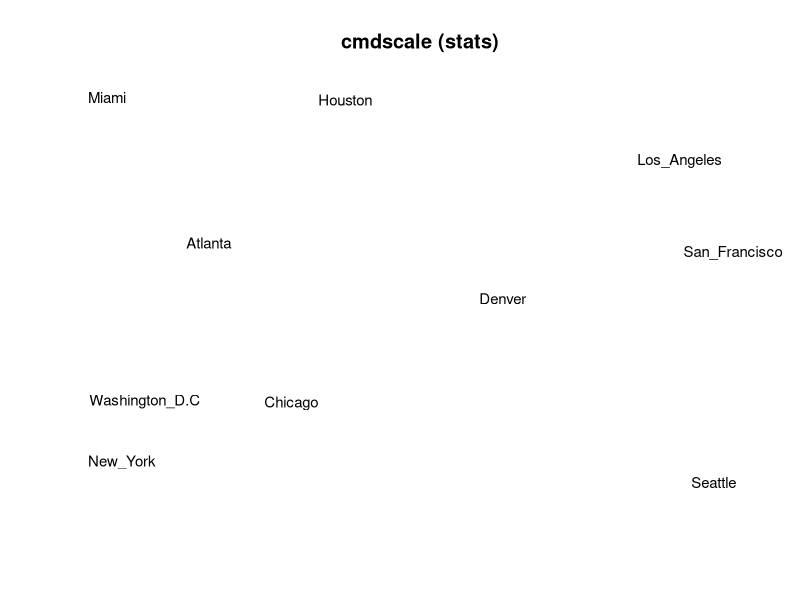

R code for this plot:
# --- Step 1: Create an empty matrix and define its dimensions ---
# The matrix will hold the distance data between 10 U.S. cities.
Air_line_data_2 <- matrix(ncol = 10, nrow = 10)

# Assign city names to the columns and rows
colnames(Air_line_data_2) <- c("Atlanta", "Chicago", "Denver", "Houston", "Los_Angeles", "Miami", "New_York", "San_Francisco", "Seattle", "Washington_D.C")
rownames(Air_line_data_2) <- c("Atlanta", "Chicago", "Denver", "Houston", "Los_Angeles", "Miami", "New_York", "San_Francisco", "Seattle", "Washington_D.C")

# --- Step 2: Populate the matrix with distance data ---
# The distances are fed into the lower triangle of the matrix.
Air_line_data_2[lower.tri(Air_line_data_2)] <- c(587, 1212, 701, 1936, 604, 748, 2139, 2182, 543, 920, 940, 1745, 1188, 713, 1858, 1737, 597, 879, 831, 1726, 1631, 949, 1021, 1494, 1374, 968, 1420, 1645, 1891, 1220, 2339, 2451, 347, 959, 2300, 1092, 2594, 2734, 923, 2571, 2408, 205, 678, 2442, 2329)

# Set the diagonal to zero (distance from a city to itself is 0)
diag(Air_line_data_2) <- 0

# --- Step 3: Convert the matrix to a distance object ---
# The cmdscale function works with distance objects.
# We also reflect the lower triangle to the upper triangle to make it a full symmetric matrix.
dist_data <- as.dist(Air_line_data_2)

# --- Step 4: Perform Classical (Metric) MDS ---
# cmdscale() performs the scaling, reducing the data to k=2 dimensions.
MMDS_1 <- cmdscale(dist_data, k = 2)

# --- Step 5: Plot the results ---
# 'type="n"' creates an empty plot.
plot(MMDS_1[, 1], MMDS_1[, 2], type = "n", xlab = "", ylab = "", axes = FALSE, main = "cmdscale (stats)")

# 'text()' adds the city names to the plot at their new 2D coordinates.
text(MMDS_1[, 1], MMDS_1[, 2], labels = rownames(MMDS_1), cex = 0.9, xpd = TRUE)
